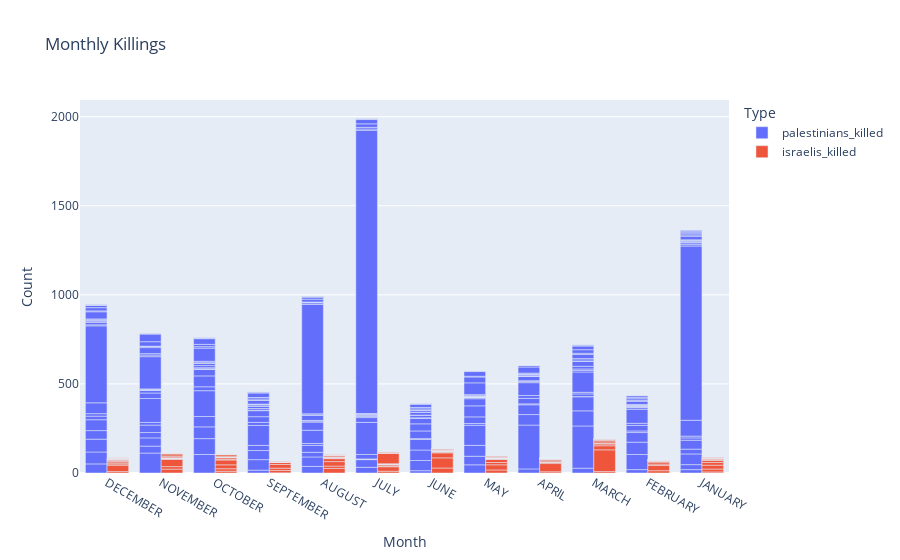

Here is the notebook cell this chart was saved with:
### Code cell
fig = px.bar(data_frame=df, x='month', y=['palestinians_killed', 'israelis_killed'],
            title='Monthly Killings',
            labels={'value': 'Count', 'variable': 'Type', "month": "Month"},
            barmode='group')
fig.show()

### Figure 1 — Plotly figure (JSON) as saved in the notebook; plotly's stock layout.template omitted (floating-point values rounded to 4 significant figures; data arrays with more than 128 entries replaced by an {"elided": "..."} marker saying what was removed)
{"data": [{"alignmentgroup": "True", "hovertemplate": "Type=palestinians_killed<br>Month=%{x}<br>Count=%{y}<extra></extra>", "legendgroup": "palestinians_killed", "marker": {"color": "#636efa", "pattern": {"shape": ""}}, "name": "palestinians_killed", "offsetgroup": "palestinians_killed", "orientation": "v", "showlegend": true, "textposition": "auto", "type": "bar", "x": {"elided": "249 str values"}, "xaxis": "x", "y": {"elided": "249 int values"}, "yaxis": "y"}, {"alignmentgroup": "True", "hovertemplate": "Type=israelis_killed<br>Month=%{x}<br>Count=%{y}<extra></extra>", "legendgroup": "israelis_killed", "marker": {"color": "#EF553B", "pattern": {"shape": ""}}, "name": "israelis_killed", "offsetgroup": "israelis_killed", "orientation": "v", "showlegend": true, "textposition": "auto", "type": "bar", "x": {"elided": "249 str values"}, "xaxis": "x", "y": {"elided": "249 int values"}, "yaxis": "y"}], "layout": {"barmode": "group", "legend": {"title": {"text": "Type"}, "tracegroupgap": 0}, "title": {"text": "Monthly Killings"}, "xaxis": {"anchor": "y", "domain": [0, 1], "title": {"text": "Month"}}, "yaxis": {"anchor": "x", "domain": [0, 1], "title": {"text": "Count"}}}}
